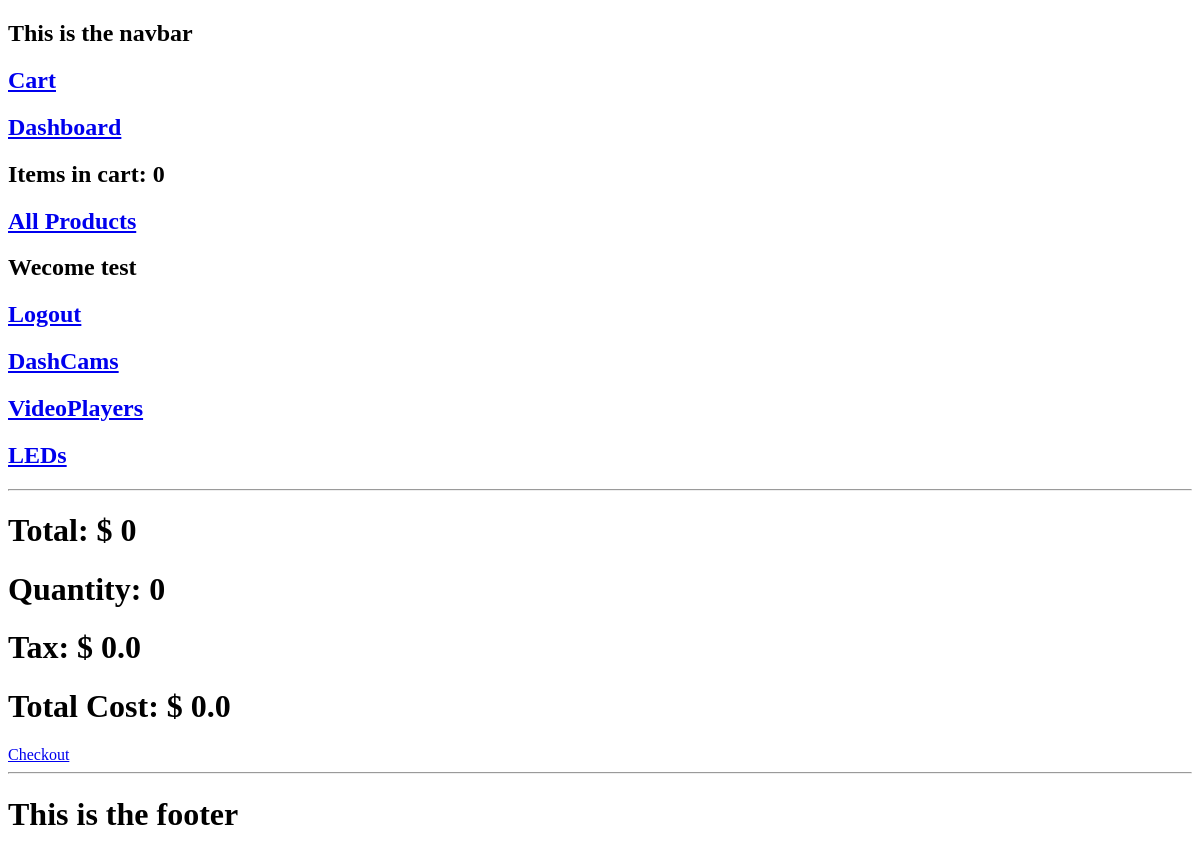
The app's page /cart/ (signed in), older data.
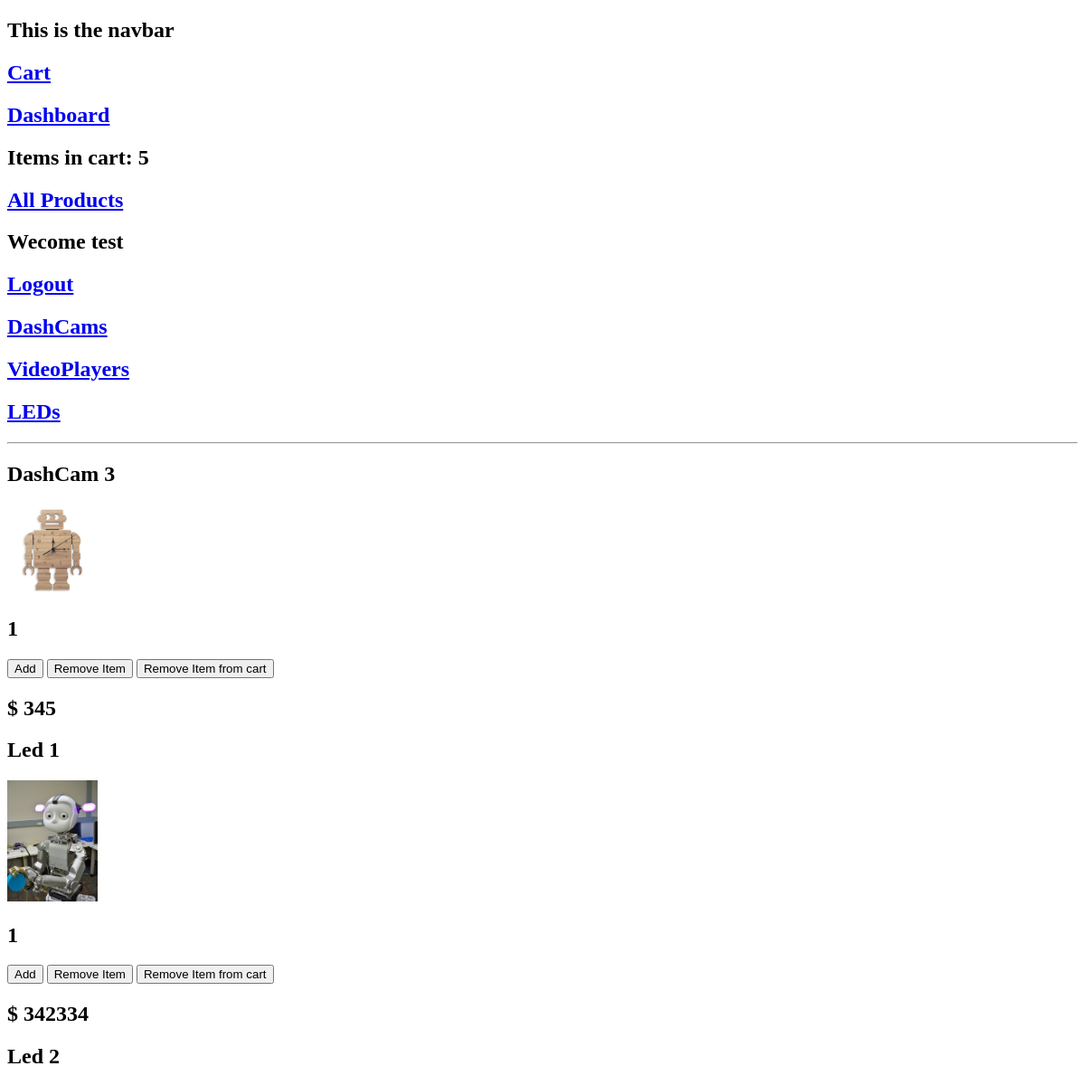
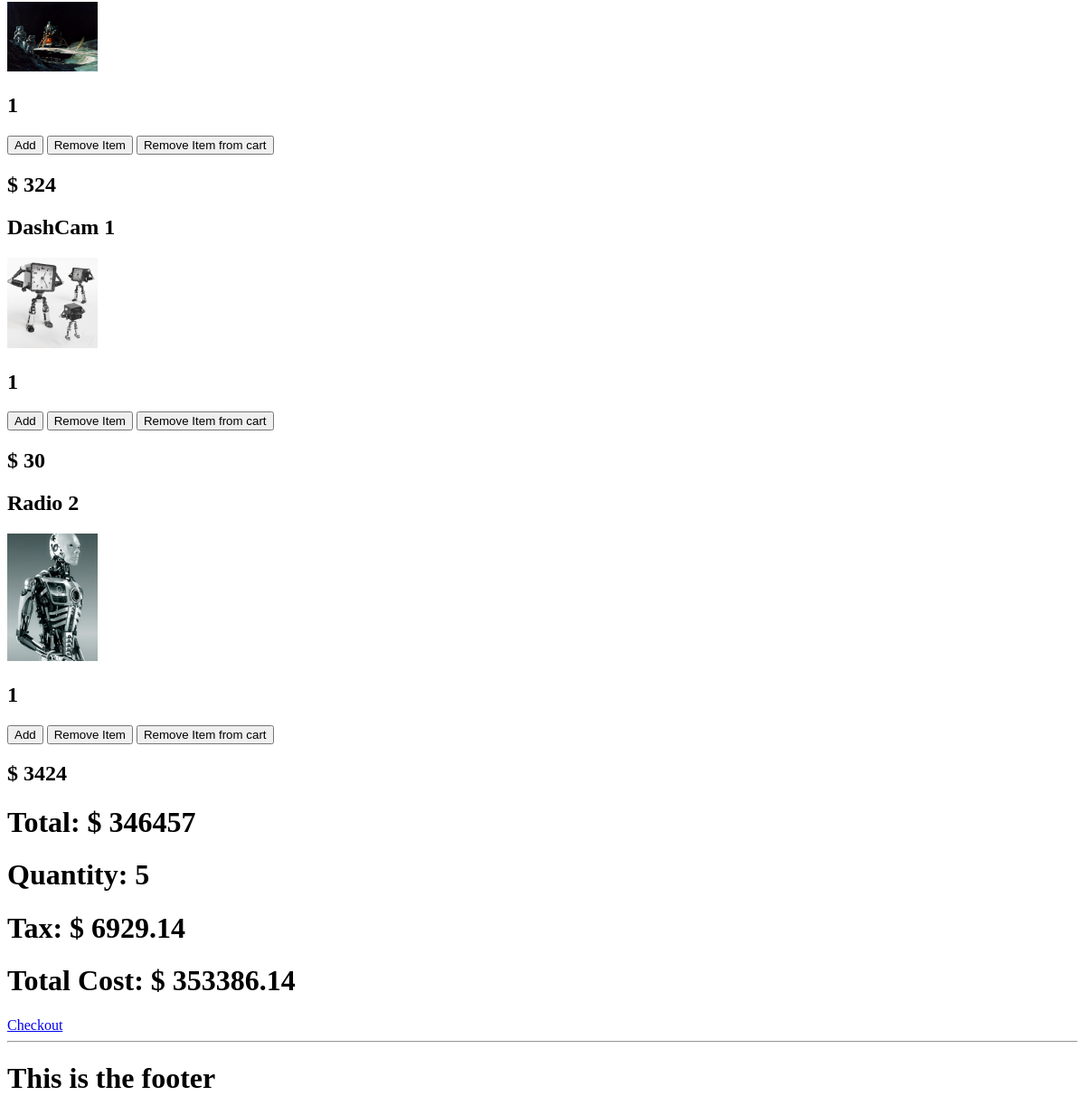
The same page, newer data (2 pictures, top to bottom).
### accounts/models.py (models this page shows, shortened)
class Account(AbstractBaseUser):
    username = models.CharField(max_length=50, unique=True)
    email = models.EmailField(max_length=100, unique=True)
    phone_number = models.CharField(max_length=50)
    date_joined = models.DateTimeField(auto_now_add=True)
    last_login = models.DateTimeField(auto_now_add=True)
    is_admin = models.BooleanField(default=False)
    is_staff = models.BooleanField(default=False)
    is_active = models.BooleanField(default=False)
    is_superadmin = models.BooleanField(default=False)
    USERNAME_FIELD = 'email'
    REQUIRED_FIELDS = ['username']
    objects = MyAccountManager()

### category/models.py (models this page shows, shortened)
class Category(models.Model):
    category_name = models.CharField(max_length=50, unique=True)
    slug = models.SlugField(max_length=100, unique=True)
    description = models.TextField(max_length=255)
    cat_image = models.ImageField(upload_to='photos/categories', blank=True)
    class Meta:
        verbose_name = 'category'
        verbose_name_plural = 'categories'
    def get_url(self):
        return reverse('products_by_category', args = [self.slug])

### cart/models.py (models this page shows, shortened)
class CartItem(models.Model):
    user = models.ForeignKey(Account, on_delete=models.CASCADE, null=True)
    product = models.ForeignKey(Product, on_delete=models.CASCADE)
    cart = models.ForeignKey(Cart, on_delete=models.CASCADE, null=True)
    quantity = models.IntegerField()
    is_active = models.BooleanField(default=True)
    def sub_total(self):
        return self.product.price * self.quantity

### store/models.py (models this page shows, shortened)
class Product(models.Model):
    product_name = models.CharField(max_length=200, unique=True)
    slug = models.SlugField(max_length=200, unique=True)
    description = models.TextField(max_length=1000, blank=True)
    price = models.IntegerField()
    images = models.ImageField(upload_to='photos/products')
    stock = models.IntegerField()
    is_available = models.BooleanField(default=True)
    category = models.ForeignKey(Category, on_delete=models.CASCADE)
    create_date = models.DateTimeField(auto_now_add=True)
    modified_date = models.DateTimeField(auto_now=True)

### cart/views.py (the view)
# urls.py: path('', views.cart, name='cart'),
def cart(request, total=0, quantity=0, cart_items=None):
    try:
        tax = 0
        grand_total = 0
        if request.user.is_authenticated:
            cart_items = CartItem.objects.filter(user=request.user, is_active=True)
        else:
            cart = Cart.objects.get(cart_id=_cart_id(request))
            cart_items = CartItem.objects.filter(cart=cart, is_active=True)
        for cart_item in cart_items:
            total += (cart_item.product.price * cart_item.quantity)
            quantity += cart_item.quantity
        tax = (2 * total)/100
        grand_total = total + tax
    except ObjectDoesNotExist:
        pass
    context = {
        'total': total,
        'quantity': quantity,
        'cart_items': cart_items,
        'tax': tax,
        'grand_total': grand_total,
    }
    return render(request, 'cart/cart.html', context=context)

### cart/context_processors.py (called while the page is built)
def counter(request):
    cart_count = 0
    if 'admin' in request.path:
        return {}
    else:
        try:
            cart = Cart.objects.filter(cart_id=_cart_id(request))
            if request.user.is_authenticated:
                cart_items = CartItem.objects.all().filter(user=request.user)
            else:
                cart_items = CartItem.objects.all().filter(cart=cart[:1])
            for cart_item in cart_items:
                cart_count += cart_item.quantity
        except Cart.DoesNotExist:
            cart_count = 0
    return dict(cart_count=cart_count)

### cart/views.py (called while the page is built)
def _cart_id(request):
    cart = request.session.session_key
    if not cart:
        cart = request.session.create()
    return cart

### category/context_processors.py (called while the page is built)
def menu_links(request):
    links = Category.objects.all()
    return dict(links=links)

### templates/cart/cart.html (shortened to what this page needs)
{% extends 'base/base.html' %}
{% load static %}
{% block content %}
    {% for item in cart_items %}
        <h2>{{ item.product.product_name }}</h2>
        <img style="width: 100px;" src="{{ item.product.images.url }}"/>
        <h2>{{ item.quantity }}</h2>
        <a href="{% url 'add_to_cart' item.product.id %}"><button>Add</button></a>
        <a href="{% url 'reduce_cart' item.product.id  item.id %}"><button>Remove Item</button></a>
        <a href="{% url 'remove_cart_item' item.product.id item.id %}"><button>Remove Item from cart</button></a>
        <h2>$ {{ item.sub_total }}</h2>
    {% endfor %}
        <h1>Total: $ {{total}}</h1>
        <h1>Quantity: {{quantity}}</h1>
        <h1>Tax:  $ {{tax}}</h1>
        <h1>Total Cost: $ {{grand_total}}</h1>
        <a href="{% url 'checkout' %}">Checkout</a>
{% endblock %}

### templates/base/base.html (shortened to what this page needs)
<!DOCTYPE html>
<html lang="en">
<head>
</head>
<body>
{% include 'base/navbar.html' %}
{% block content%}
{% endblock %}
{% include 'base/footer.html' %}
</body>
</html>

### templates/base/navbar.html
<nav>
    <h1>This is the navbar</h1>
    <a href="{% url 'cart'%}"><h2>Cart</h2></a>
    <a href="{% url 'dashboard'%}"><h2>Dashboard</h2></a>
    <h2>Items in cart: {{cart_count}}</h2>
    <a href="{% url 'store'%}"><h2>All Products</h2></a>
    {% if user.id is None %}
    <a href="{% url 'login'%}"><h2>Sign In </h2></a>
    <a href="{% url 'register'%}"><h2>Register</h2></a>
    {% else %}
    <h2>Wecome {{user.username}}</h2>
    <a href="{% url 'logout'%}"><h2>Logout</h2></a>
    {% endif %}
    {% for category in links %}
        <a href="{{ category.get_url }}"><h2>{{category.category_name}}</h2></a>
    {% endfor %}
    <hr>
</nav>

### templates/base/footer.html
<footer>
    <hr>
    <h1>This is the footer</h1>
</footer>

Row changes from the older to the newer data that the page shows:
added CartItem: product.product_name "DashCam 3", product.images (picture), quantity "1", sub_total "345"
added CartItem: product.product_name "Led 1", product.images (picture), quantity "1", sub_total "342334"
added CartItem: product.product_name "Led 2", product.images (picture), quantity "1", sub_total "324"
added CartItem: product.product_name "DashCam 1", product.images (picture), quantity "1", sub_total "30"
added CartItem: product.product_name "Radio 2", product.images (picture), quantity "1", sub_total "3424"
Text that changed along with them:
{{ cart_count }}: "0" → "5"
{{ total }}: "0" → "346457"
{{ quantity }}: "0" → "5"
{{ tax }}: "0.0" → "6929.14"
{{ grand_total }}: "0.0" → "353386.14"
